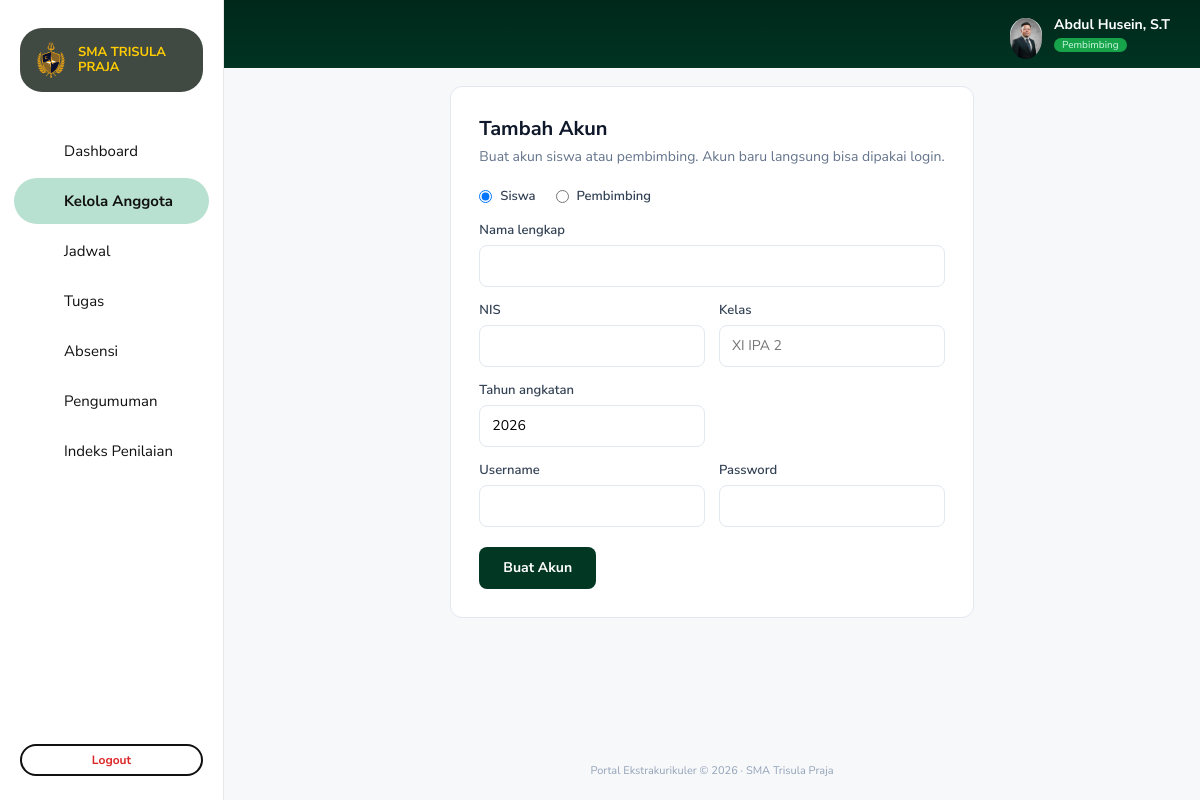
Screenshot of /portal-trisula/buat_akun.php (signed in) with the database file from the repository.
### tables this page shows
CREATE TABLE `pembimbing_profil` (
  `user_id` int UNSIGNED NOT NULL,
  `foto` varchar(255) DEFAULT NULL,
  `updated_at` timestamp NOT NULL DEFAULT CURRENT_TIMESTAMP ON UPDATE CURRENT_TIMESTAMP
);

CREATE TABLE `users` (
  `id` int UNSIGNED NOT NULL,
  `username` varchar(50) NOT NULL,
  `password` varchar(255) NOT NULL,
  `nama` varchar(100) NOT NULL,
  `role` enum('siswa','pembimbing') NOT NULL DEFAULT 'siswa',
  `nis` varchar(20) DEFAULT NULL,
  `angkatan` year DEFAULT NULL,
  `kelas` varchar(30) DEFAULT NULL,
  `created_at` timestamp NULL DEFAULT CURRENT_TIMESTAMP
);

### portal-trisula/includes/auth.php (called while the page is built, shortened)
<?php
function e(?string $v): string
{
    return htmlspecialchars($v ?? '', ENT_QUOTES, 'UTF-8');
}
function is_logged_in(): bool
{
    return isset($_SESSION['user']);
}
function require_role(string $role): array
{
    return $_SESSION['user'];
}

### portal-trisula/includes/pembimbing_layout.php (the view, shortened to what this page needs)
<?php
function pembimbing_user(PDO $pdo, int $id): array
{
    $st = $pdo->prepare('SELECT id, nama FROM users WHERE id = ?');
    $st->execute([$id]);
    $u = $st->fetch() ?: ['id' => $id, 'nama' => 'Pembimbing'];
    $u['foto'] = '';
    try {
        $st = $pdo->prepare('SELECT foto FROM pembimbing_profil WHERE user_id = ?');
        $st->execute([$id]);
        $u['foto'] = (string) ($st->fetchColumn() ?: '');
    } catch (PDOException $e) {
    }
    return $u;
}
function pb_icon(string $name): string
{
    $p = [
        'home'      => '<path d="M3 11 12 3l9 8"/><path d="M5 10v10h14V10"/>',
        'users'     => '<circle cx="9" cy="8" r="3.5"/><path d="M2 20a7 7 0 0 1 14 0"/><circle cx="17" cy="9" r="2.5"/><path d="M18 14a5 5 0 0 1 4 5"/>',
        'calendar'  => '<rect x="3" y="5" width="18" height="16" rx="2"/><path d="M3 10h18M8 3v4M16 3v4"/>',
        'tasks'     => '<rect x="5" y="3" width="14" height="18" rx="2"/><path d="M9 8h6M9 12h6M9 16h4"/>',
        'check'     => '<rect x="5" y="3" width="14" height="18" rx="2"/><path d="m9 12 2 2 4-4"/>',
        'megaphone' => '<path d="M3 10v4h4l8 5V5L7 10z"/><path d="M18 9a4 4 0 0 1 0 6"/>',
        'chart'     => '<path d="M4 20V4M4 20h16"/><path d="m8 15 3-4 3 2 4-6"/>',
        'user'      => '<circle cx="12" cy="8" r="4"/><path d="M4 21a8 8 0 0 1 16 0"/>',
    ];
    return '<svg viewBox="0 0 24 24" width="22" height="22" fill="none" stroke="currentColor" stroke-width="2" stroke-linecap="round" stroke-linejoin="round" aria-hidden="true">' . ($p[$name] ?? '') . '</svg>';
}
function pembimbing_header(string $title, string $active, array $user): void
{
    $menu = [
        'dashboard'  => ['Dashboard',        'dashboard_pembimbing.php', 'home'],
        'anggota'    => ['Kelola Anggota',   'kelola_anggota.php',       'users'],
        'jadwal'     => ['Jadwal',           'kelola_jadwal.php',        'calendar'],
        'tugas'      => ['Tugas',            'kelola_tugas.php',         'tasks'],
        'absensi'    => ['Absensi',          'kelola_absensi.php',       'check'],
        'pengumuman' => ['Pengumuman',       'kelola_pengumuman.php',    'megaphone'],
        'penilaian'  => ['Indeks Penilaian', 'kelola_penilaian.php',    'chart'],
    ];
    ?>
<!DOCTYPE html>
<html lang="id">
<head>
    <link rel="stylesheet" href="assets/css/pembimbing.css?v=<?= (int) @filemtime(__DIR__ . '/../assets/css/pembimbing.css') ?>">
    <link rel="stylesheet" href="assets/css/pembimbing_kelola.css?v=<?= (int) @filemtime(__DIR__ . '/../assets/css/pembimbing_kelola.css') ?>">
</head>
<body class="pb">
<aside class="pb-side">
    <a href="dashboard_pembimbing.php" class="pb-logo">
        <img src="assets/img/logo.png" alt="" onerror="this.style.display='none'">
        <b>SMA TRISULA<br>PRAJA</b>
    </a>
    <nav>
        <?php foreach ($menu as $key => [$label, $href, $ico]): ?>
            <a href="<?= e($href) ?>" class="<?= $key === $active ? 'on' : '' ?>"><?= pb_icon($ico) ?> <span><?= e($label) ?></span></a>
        <?php endforeach; ?>
    </nav>
    <a href="logout.php" class="pb-logout">Logout</a>
</aside>
<div class="pb-main">
    <header class="pb-top">
        <?php $linkProfil = is_file(__DIR__ . '/../profil_pembimbing.php'); ?>
        <<?= $linkProfil ? 'a href="profil_pembimbing.php"' : 'div' ?> style="display:flex;align-items:center;gap:12px;color:inherit;text-decoration:none">
            <span class="pb-ava"><?php if (!empty($user['foto'])): ?><img src="<?= e($user['foto']) ?>" alt="" style="width:100%;height:100%;object-fit:cover;border-radius:50%"><?php else: ?><?= pb_icon('user') ?><?php endif; ?></span>
            <div><b><?= e($user['nama']) ?></b><em>Pembimbing</em></div>
        </<?= $linkProfil ? 'a' : 'div' ?>>
    </header>
    <main class="pb-page">
<?php
}
function pembimbing_footer(): void
{
    ?>
    </main>
    <footer class="pb-foot">Portal Ekstrakurikuler © <?= date('Y') ?> · SMA Trisula Praja</footer>
</div>
</body>
</html>
<?php
}

### portal-trisula/assets/css/pembimbing.css (style rules this page uses)
:root { --g:#003322; --g2:#00301f; --mint:#b9e1d1; --gold:#ffcc00; --line:#d6dbe0; --bg:#f6f8fa; --mut:#6b7280; }
* { box-sizing:border-box; margin:0; padding:0; }
body.pb { font-family:'Nunito Sans',system-ui,sans-serif; background:var(--bg); color:#111; display:flex; min-height:100vh; font-size:14px; }
a { color:inherit; text-decoration:none; }
.pb-side { width:224px; flex:0 0 224px; background:#fff; border-right:1px solid #e5e7eb; display:flex; flex-direction:column; padding:28px 14px 24px; position:sticky; top:0; height:100vh; }
.pb-logo { display:flex; align-items:center; gap:8px; background:#404942; border-radius:22px; padding:12px 12px; color:var(--gold); font-size:13px; font-weight:800; line-height:1.15; margin:0 6px 36px; min-height:64px; }
.pb-logo img { width:38px; height:38px; object-fit:contain; }
.pb-side nav { display:flex; flex-direction:column; gap:4px; }
.pb-side nav a { display:flex; align-items:center; gap:14px; padding:12px 14px; border-radius:999px; font-size:15px; color:#111; }
.pb-side nav a.on { background:var(--mint); font-weight:700; }
.pb-logout { margin:auto 6px 0; border:2px solid #111; border-radius:999px; text-align:center; padding:6px 0; color:#dc2626; font-size:12px; font-weight:700; }
.pb-main { flex:1; min-width:0; display:flex; flex-direction:column; }
.pb-top { height:68px; background:linear-gradient(180deg,#00281a,#003322); display:flex; justify-content:flex-end; align-items:center; gap:12px; padding:0 30px; color:#fff; }
.pb-top b { display:block; font-size:14px; }
.pb-top em { display:inline-block; font-style:normal; background:#16a34a; color:#d1fae5; font-size:10px; border-radius:999px; padding:0 8px; }
.pb-ava { width:32px; height:32px; border-radius:50%; background:#d1d5db; color:#374151; display:grid; place-items:center; }
.pb-page { flex:1; padding:18px 30px 30px; display:flex; flex-direction:column; gap:18px; }
.pb-foot { text-align:center; font-size:11px; color:#94a3b8; padding:22px; }

### rows the page displays
pembimbing_profil: foto (picture)
users: nama "Abdul Husein, S.T"

### other values shown
$label "Dashboard"
$label "Kelola Anggota"
$label "Jadwal"
$label "Tugas"
$label "Absensi"
$label "Pengumuman"
$label "Indeks Penilaian"
